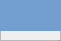
     <widget class="QFrame" name="frame_pluton">
      <property name="geometry">
       <rect>
        <x>40</x>
        <y>240</y>
        <width>61</width>
        <height>41</height>
       </rect>
      </property>
      <property name="styleSheet">
       <string notr="true"/>
      </property>
      <property name="frameShape">
       <enum>QFrame::StyledPanel</enum>
      </property>
      <property name="frameShadow">
       <enum>QFrame::Raised</enum>
      </property>
      <widget class="QLabel" name="titulo_pluton">
       <property name="geometry">
        <rect>
         <x>0</x>
         <y>0</y>
         <width>451</width>
         <height>31</height>
        </rect>
       </property>
       <property name="font">
        <font>
         <pointsize>12</pointsize>
         <weight>75</weight>
         <bold>true</bold>
        </font>
       </property>
       <property name="styleSheet">
        <string notr="true">background-color: rgb(114, 159, 207);
color: rgb(238, 238, 236);</string>
       </property>
       <property name="text">
        <string>Ígnea Plutónica</string>
       </property>
       <property name="alignment">
        <set>Qt::AlignCenter</set>
       </property>
      </widget>
      <widget class="QWidget" name="layoutWidget_6">
       <property name="geometry">
        <rect>
         <x>10</x>
         <y>40</y>
         <width>431</width>
         <height>451</height>
        </rect>
       </property>
       <layout class="QVBoxLayout" name="layout_pluton">
        <item>
         <layout class="QHBoxLayout" name="horizontalLayout_21">
          <property name="sizeConstraint">
           <enum>QLayout::SetDefaultConstraint</enum>
          </property>
          <item>
           <widget class="QLabel" name="label_plut_mineral">
            <property name="text">
             <string>Mineral</string>
            </property>
           </widget>
          </item>
          <item>
           <widget class="QLineEdit" name="input_plut_mineral"/>
          </item>
         </layout>
        </item>
        <item>
         <layout class="QHBoxLayout" name="horizontalLayout_22">
          <item>
           <widget class="QLabel" name="label_plut_size">
            <property name="text">
             <string>Tamaño</string>
            </property>
           </widget>
          </item>
          <item>
           <widget class="QSpinBox" name="input_plut_size">
            <property name="maximum">
             <number>500</number>
            </property>
           </widget>
          </item>
         </layout>
        </item>
        <item>
         <layout class="QHBoxLayout" name="horizontalLayout_23">
          <item>
           <widget class="QLabel" name="label_plut_forma">
            <property name="text">
             <string>Forma</string>
            </property>
           </widget>
          </item>
          <item>
           <widget class="QComboBox" name="input_plut_forma">
            <item>
             <property name="text">
              <string>---------------</string>
             </property>
            </item>
            <item>
             <property name="text">
              <string>Euhedral</string>
             </property>
            </item>
            <item>
             <property name="text">
              <string>Subhedral</string>
             </property>
            </item>
            <item>
             <property name="text">
              <string>Anhedral</string>
             </property>
            </item>
           </widget>
          </item>
         </layout>
        </item>
        <item>
         <layout class="QHBoxLayout" name="horizontalLayout_24">
          <item>
           <widget class="QLabel" name="label_plut_gene">
            <property name="text">
             <string>Génesis</string>
            </property>
           </widget>
          </item>
          <item>
           <widget class="QComboBox" name="input_plut_gene">
            <item>
             <property name="text">
              <string>---------------</string>
             </property>
            </item>
            <item>
             <property name="text">
              <string>Primario</string>
             </property>
            </item>
            <item>
             <property name="text">
              <string>Secundario</string>
             </property>
            </item>
            <item>
             <property name="text">
              <string>Introducción</string>
             </property>
            </item>
           </widget>
          </item>
         </layout>
        </item>
        <item>
         <layout class="QVBoxLayout" name="verticalLayout_10">
          <item>
           <widget class="QLabel" name="label_plut_observa">
            <property name="text">
             <string>Observaciones: </string>
            </property>
            <property name="alignment">
             <set>Qt::AlignCenter</set>
            </property>
           </widget>
          </item>
          <item>
           <widget class="QTextEdit" name="input_plut_observa"/>
          </item>
         </layout>
        </item>
        <item>
         <widget class="QPushButton" name="boton_plut_siguiente_p">
          <property name="text">
           <string>Siguiente Punto</string>
          </property>
         </widget>
        </item>
       </layout>
      </widget>
     </widget>
